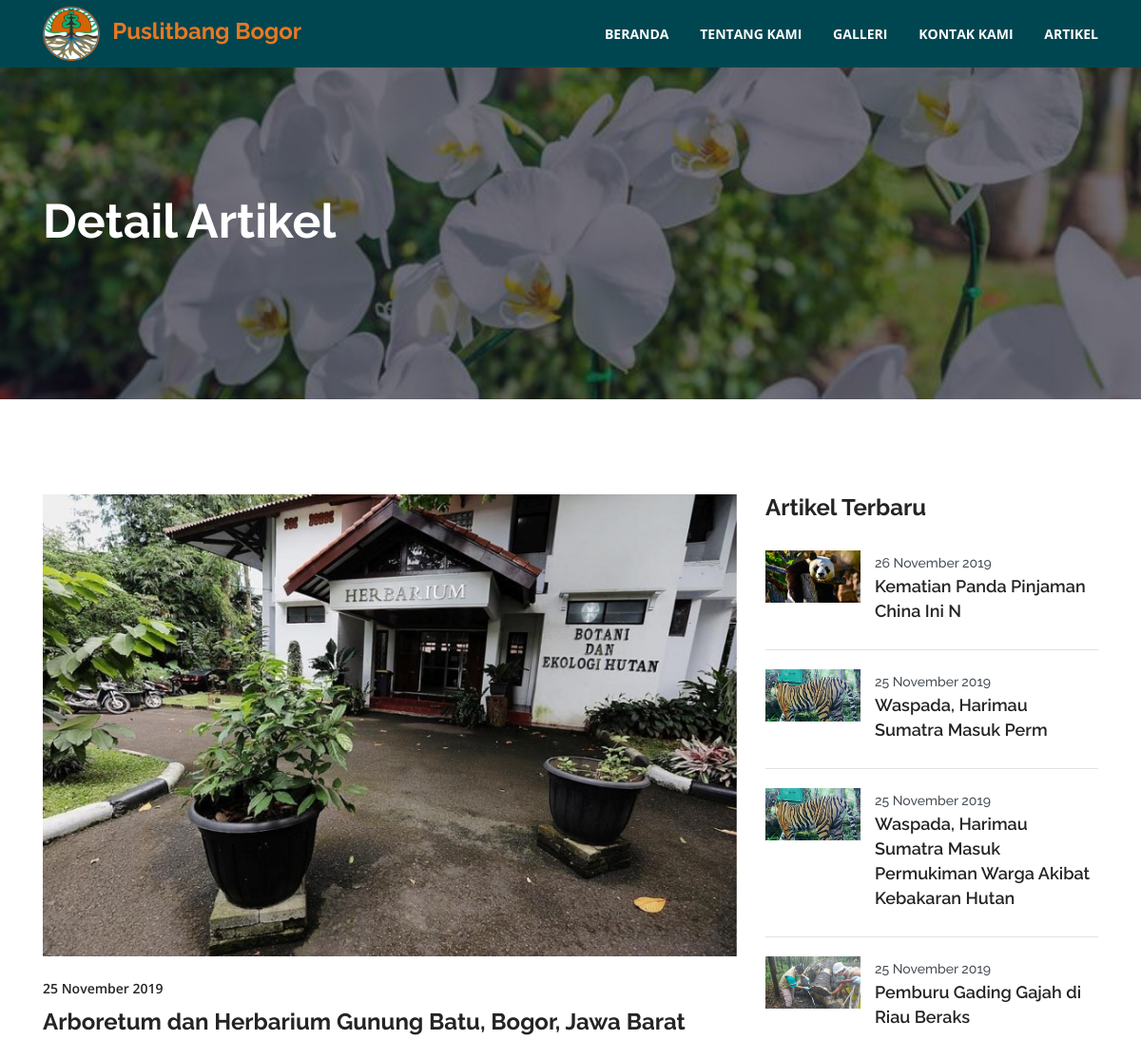
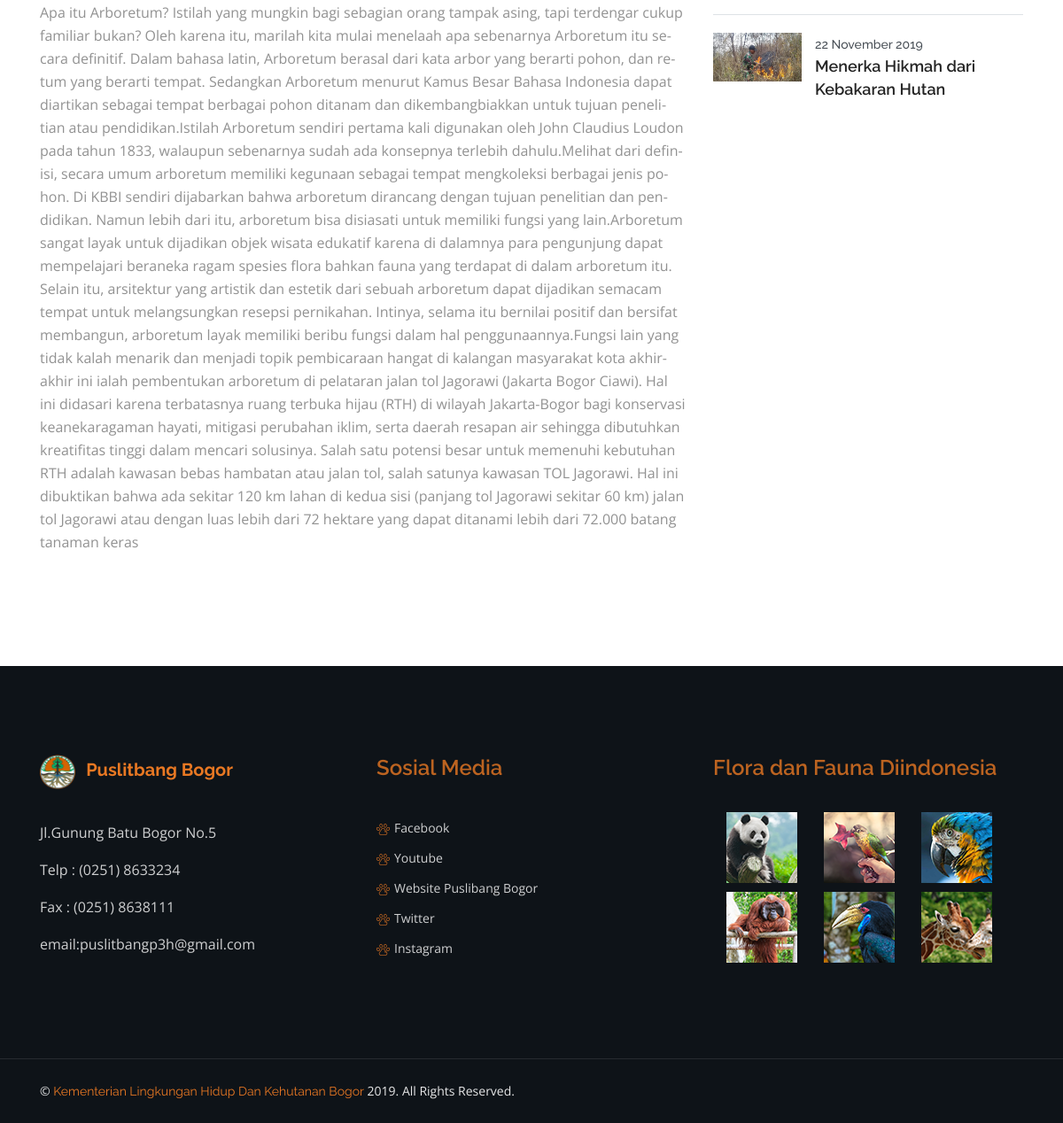
The page /home/detail_artikel/5 on the database its author committed (2 pictures, top to bottom).
### tables this page shows
CREATE TABLE `artikel` (
  `id` int(11) NOT NULL,
  `judul` text NOT NULL,
  `gambar` varchar(35) NOT NULL,
  `tanggal` date NOT NULL,
  `deskripsi` text NOT NULL
);

### application/controllers/Home.php (called while the page is built, shortened)
<?php
class Home extends CI_Controller {
	public function detail_artikel($id)
	{
	    $where=array('id'=> $id);
	    $data['artikel']=$this->M_kehutanan->edit_data($where,'artikel')->row();
		$data['artikel2']=$this->M_kehutanan->get_data_limit('id','artikel',5)->result();
		$this->load->view('frontend/header');
		$this->load->view('detail_artikel',$data);
		$this->load->view('frontend/footer');
	}
}

### index.php (called while the page is built, shortened)
<?php
require_once BASEPATH.'core/CodeIgniter.php';

### application/models/M_kehutanan.php (called while the page is built, shortened)
<?php
class M_kehutanan extends CI_Model {
	function edit_data($where,$table){
		return $this->db->get_where($table,$where);
	}
	function get_data_limit($id,$table,$limit){
			return $this->db->query("SELECT * FROM $table ORDER BY $id DESC LIMIT $limit");
	}
}

### application/views/detail_artikel.php (the view, shortened to what this page needs)
<section class="breadcumb-area breadcrumb-bg" style="background-image: url('http://localhost/kehutanan/assets/img/anggrek.jpg');">
    <div class="container">
        <div class="row ">
            <div class="col-lg-12">
                <div class="breadcumb-inner">
                    <h2 class="title-blog">Detail Artikel</h2>
                </div>
            </div>
        </div>
    </div>
</section>
<section class="blog-details-page-content-area">
    <div class="container">
        <div class="row">
            <div class="col-xl-8 col-lg-8">
                <div class="blog-details-content">
                    <div class="thumb">
                    	<img src="<?php echo base_url().'/assets/img/upload/'.$artikel->gambar; ?>">
                    </div>
                    <div class="post-meta"><?= date('d F Y',strtotime($artikel->tanggal)) ?>
                    </div>
                    <h4 class="title"><?= $artikel->judul ?></h4>
                    <div class="entry-content">
                    	<p><?= $artikel->deskripsi ?></p>
                    </div>
                </div>
            </div>
            <div class="col-xl-4 col-lg-4">
                <div class="sidebar">
                    <div class="widget widget-popular-post">
                        <h6 class="widgettitle">
                            <span>Artikel Terbaru</span>
                        </h6>
                 <?php  foreach($artikel2 as $a) : ?>
                        <div class="single-post">
                            <div class="part-img">
                                 <img src="<?php echo base_url().'/assets/img/upload/'.$a->gambar; ?>">
                            </div>
                            <div class="part-text">
                                <span><?= date('d F Y',strtotime($a->tanggal)) ?></span>
                                <h4><a href="<?= base_url('home/detail_artikel/').$a->id ?>"><?= $a->judul ?></a></h4>
                            </div>
                        </div>
                       <?php endforeach; ?>
                    </div>
                </div>
            </div>
        </div>
    </div>
</section>

### assets/css/mystyle.css (style rules this page uses)
.home-bg, .breadcrumb-bg { background-repeat: no-repeat; background-size: cover; }

### rows shown on the page
artikel: gambar (picture), tanggal "25 November 2019", judul "Arboretum dan Herbarium Gunung Batu, Bogor, Jawa Barat", deskripsi "Apa itu Arboretum? Istilah yang mungkin bagi sebagian orang tampak asing, tapi terdengar cukup familiar bukan? Oleh karena itu, marilah kita mulai menelaah apa sebenarnya Arboretum itu secara definitif. Dalam bahasa latin, Arboretum berasal dari kata arbor yang berarti pohon, dan retum yang berarti tempat. Sedangkan Arboretum menurut Kamus Besar Bahasa Indonesia dapat diartikan sebagai tempat berbagai pohon ditanam dan dikembangbiakkan untuk tujuan penelitian atau pendidikan.Istilah Arboretum sendiri pertama kali digunakan oleh John Claudius Loudon pada tahun 1833, walaupun sebenarnya sudah ada konsepnya terlebih dahulu.Melihat dari definisi, secara umum arboretum memiliki kegunaan sebagai…"
artikel: gambar (picture), tanggal "26 November 2019", judul "Kematian Panda Pinjaman China Ini N"
artikel: gambar (picture), tanggal "25 November 2019", judul "Waspada, Harimau Sumatra Masuk Perm"
artikel: gambar (picture), tanggal "25 November 2019", judul "Waspada, Harimau Sumatra Masuk Permukiman Warga Akibat Kebakaran Hutan"
artikel: gambar (picture), tanggal "25 November 2019", judul "Pemburu Gading Gajah di Riau Beraks"
artikel: gambar (picture), tanggal "22 November 2019", judul "Menerka Hikmah dari Kebakaran Hutan"
